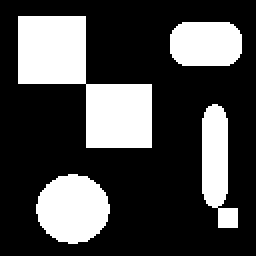
%> input picture Lab10/ccl2.png, 128 x 128 px (shown 2 times larger)
$ octave zad2.m   (GNU Octave 9; MATLAB toolbox functions it lacks are replaced by stand-ins)
%> lines starting %> are read from the running program, lines starting %| are printed output that depends on the picture; in (x1, y1, x2, y2) boxes, pixels count from 0 and x2, y2 are one past the last pixel; in counts of white or black regions, pixels touching at a corner belong together; the program's own positions count from 1
close all; clearvars; clc;

ccl2 = imread('ccl2.png');
%> ccl2: size 128x128 logical; 28.3% white; 4 white regions, box (x1, y1, x2, y2) and area: (9, 8, 76, 74) 2212, (18, 87, 55, 122) 987, (85, 11, 121, 33) 724, (101, 52, 119, 114) 716

image = ccl2;

figure;
imshow(image,[]);

figure;
img_bw_4 = bwlabel(image, 4);
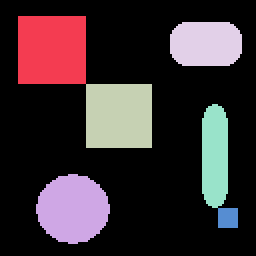
%> img_bw_4: size 128x128 double (shown 2 times larger); 7 distinct labels, from 0 to 6; one colour per label, 0 black
imshow(label2rgb(img_bw_4));
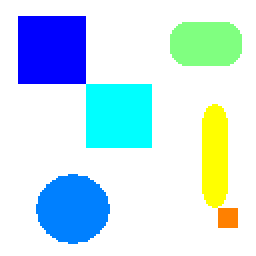
%> displayed picture: size 128x128x3, on the screen's scale of 0 to 255 (shown 2 times larger); mean R, G, B 199.6, 228.6, 238.2

figure;
img_bw_8 = bwlabel(image, 8);
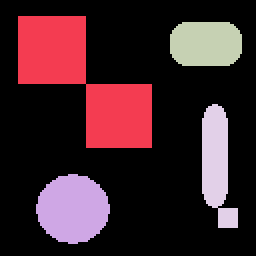
%> img_bw_8: size 128x128 double (shown 2 times larger); 5 distinct labels, from 0 to 4; one colour per label, 0 black
imshow(label2rgb(img_bw_8));
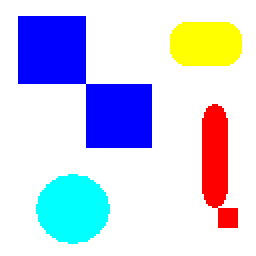
%> displayed picture: size 128x128x3, on the screen's scale of 0 to 255 (shown 2 times larger); mean R, G, B 205.2, 209.4, 232.6

$ run again, with Lab10/shapes.png copied over Lab10/ccl2.png
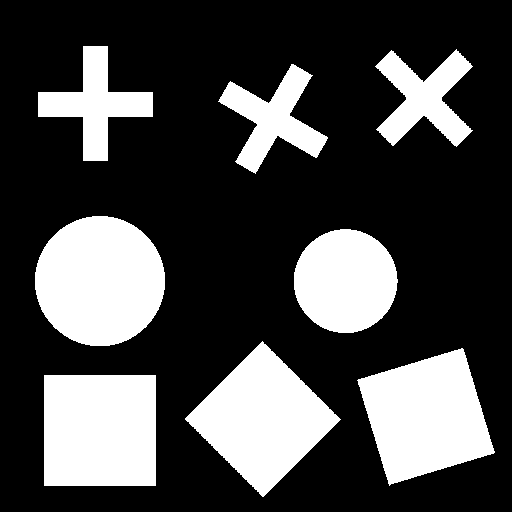
%> input picture Lab10/shapes.png, 512 x 512 px
%> ccl2: size 512x512 logical; 28% white; 8 white regions, largest, box (x1, y1, x2, y2) and area: (35, 216, 165, 346) 13293, (44, 375, 156, 486) 12432, (185, 341, 341, 497) 12212
%> `img_bw_4 = bwlabel(image, 4);`:
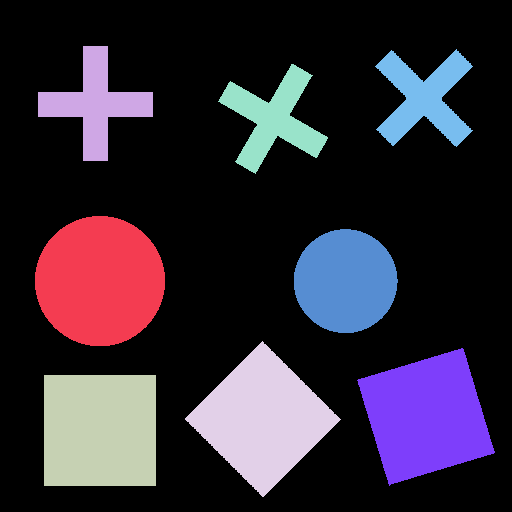
%> img_bw_4: size 512x512 double; 9 distinct labels, from 0 to 8; one colour per label, 0 black
%> `imshow(label2rgb(img_bw_4));`:
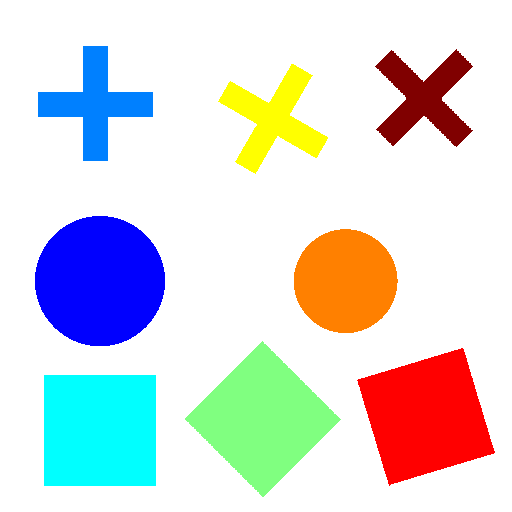
%> displayed picture: size 512x512x3, on the screen's scale of 0 to 255; mean R, G, B 216.7, 218.9, 219.6
